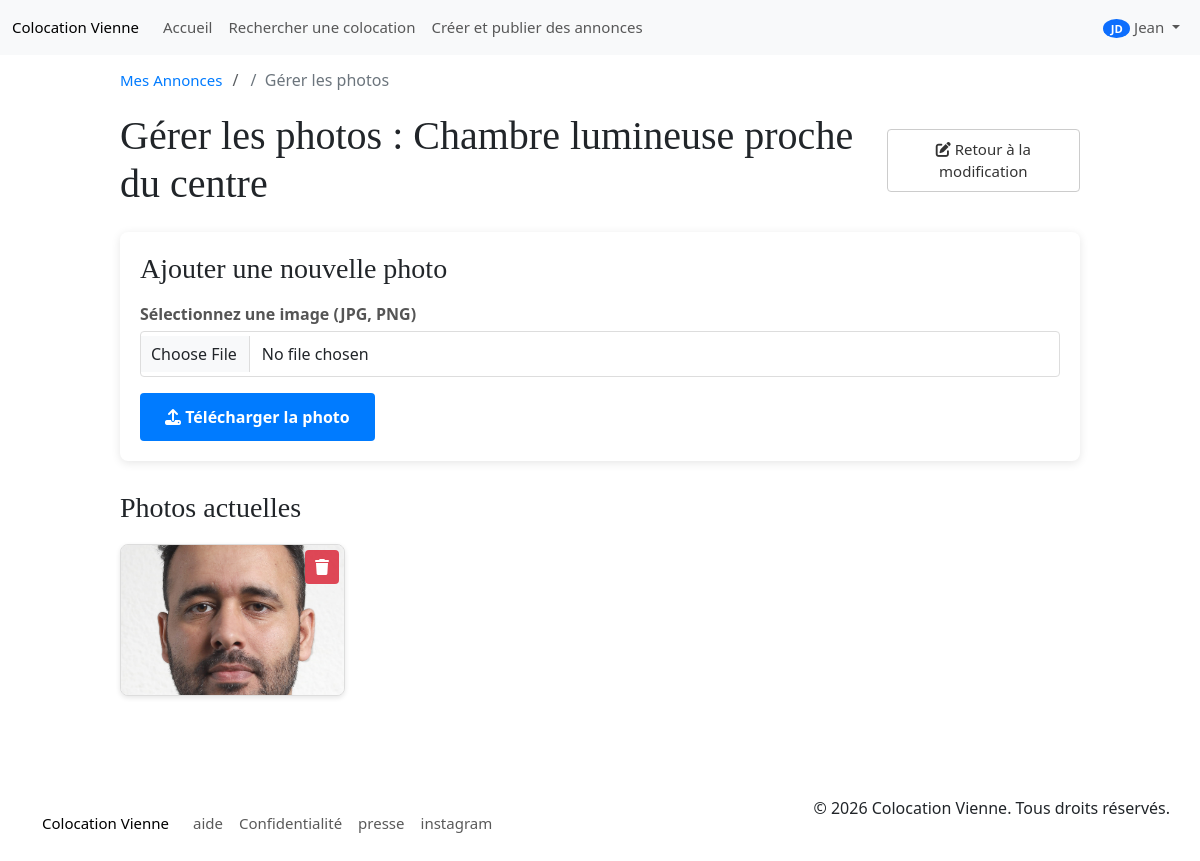
/pages/modifier_photos.php?id_annonce=4 (signed in), run on the app's committed database.
### tables this page shows
CREATE TABLE `utilisateur` (
  `id_utilisateur` int(11) NOT NULL,
  `nom` varchar(40) NOT NULL,
  `email` varchar(100) NOT NULL,
  `mot_de_passe` varchar(100) NOT NULL,
  `situation_professionnel` varchar(40) NOT NULL,
  `garant` tinyint(1) NOT NULL,
  `retraite` decimal(10,2) NOT NULL,
  `caisse_allocation_familial` decimal(10,2) NOT NULL,
  `date_naissance` date NOT NULL,
  `photo_profil` varchar(250) NOT NULL,
  `salaire_mensuel_net` decimal(10,2) NOT NULL,
  `prenom` varchar(40) NOT NULL,
  `revenu_fiscal` varchar(50) NOT NULL,
  `id_role` int(11) NOT NULL,
  `type_compte` enum('colocataire','propriétaire') DEFAULT 'colocataire',
  `last_activity` datetime DEFAULT NULL
);

CREATE TABLE `annonce` (
  `id_annonce` int(11) NOT NULL,
  `titre` varchar(50) NOT NULL,
  `adresse_1` varchar(255) NOT NULL,
  `adresse_2` varchar(255) DEFAULT NULL,
  `adresse_3` varchar(255) DEFAULT NULL,
  `adresse_4` varchar(255) DEFAULT NULL,
  `ville` varchar(50) NOT NULL,
  `code_postal` int(11) NOT NULL,
  `loyer_location_chez_habitant` decimal(10,2) NOT NULL,
  `description` text NOT NULL,
  `surface_logement` decimal(10,2) NOT NULL,
  `surface_chambres` decimal(10,2) NOT NULL,
  `nombre_chambre` int(11) NOT NULL,
  `date_expiration` date DEFAULT NULL,
  `date_publication` date NOT NULL,
  `date_modification` date NOT NULL,
  `carte_coordonnee_GPS` varchar(40) DEFAULT NULL,
  `date_cloture` date DEFAULT NULL,
  `loyer_colocation` decimal(10,2) NOT NULL
);

CREATE TABLE `photo` (
  `id_photo` int(11) NOT NULL,
  `url` varchar(250) NOT NULL
);

### app/Core/Config.php (called while the page is built, shortened)
<?php
class Config {
    public static function getBaseUrl() {
        return getenv('APP_BASE_URL') ?: '/';
    }
    public static function url($path = '') {
        return rtrim(self::getBaseUrl(), '/') . '/' . ltrim($path, '/');
    }
    public static function asset($path = '') {
        return rtrim(self::getBaseUrl(), '/') . '/assets/' . ltrim($path, '/');
    }
}

### init.php (called while the page is built, shortened)
<?php
if (!defined('COLOCATION_INIT_LOADED')) {
    require_once __DIR__ . '/app/Core/Autoloader.php';
    try {
        $userDAO = $GLOBALS['userDAO'];
    } catch (Exception $e) {
        error_log("Initialization error: " . $e->getMessage());
    }
}

### app/Models/DAO.php (called while the page is built, shortened)
<?php
abstract class DAO {
    protected ?PDO $db;
    protected string $table_name;
    protected string $primary_key;
    public function __construct(string $table_name, string $primary_key = 'id') {
        $this->db = Database::getInstance()->getConnection();
        $this->table_name = $table_name;
        $this->primary_key = $primary_key;
    }
    public function getById(int $id): ?object {
        $query = "SELECT * FROM " . $this->table_name . " WHERE " . $this->primary_key . " = :id";
        $stmt = $this->db->prepare($query);
        $stmt->bindParam(':id', $id, PDO::PARAM_INT);
        $stmt->execute();
        $result = $stmt->fetch();
        return $result ? $this->hydrate($result) : null;
    }
}

### app/Core/Autoloader.php (called while the page is built, shortened)
<?php
spl_autoload_register(function ($class) {
    $prefix = 'App\\';
    $base_dir = __DIR__ . '/../';
    $len = strlen($prefix);
    $relative_class = substr($class, $len);
    $file = $base_dir . str_replace('\\', '/', $relative_class) . '.php';
});

### app/Core/Database.php (called while the page is built, shortened)
<?php
class Database {
    private ?PDO $conn = null;
    private function __construct() {
        $this->host = getenv("MYSQL_HOST") ?: "localhost";
        $this->db_name = getenv("MYSQL_DATABASE") ?: "colocation";
        $this->username = getenv("MYSQL_USER") ?: "root";
        $this->password = getenv("MYSQL_PASSWORD") ?: "";
        $max_retries = 5;
        $retry_count = 0;
        $connected = false;
        while (!$connected && $retry_count < $max_retries) {
            try {
                $this->conn = new PDO("mysql:host={$this->host};dbname={$this->db_name};charset=utf8", $this->username, $this->password);
                $this->conn->setAttribute(PDO::ATTR_ERRMODE, PDO::ERRMODE_EXCEPTION);
                $this->conn->setAttribute(PDO::ATTR_DEFAULT_FETCH_MODE, PDO::FETCH_ASSOC);
                $connected = true;
            } catch (PDOException $exception) {
                $retry_count++;
                if ($retry_count >= $max_retries) {
                    throw new \RuntimeException("Connection error (Host: {$this->host}): " . $exception->getMessage());
                }
                sleep(2);
            }
        }
    }
    public static function getInstance(): Database {
        static $instance = null;
        if ($instance === null) {
            $instance = new Database();
        }
        return $instance;
    }
    public function getConnection(): ?PDO {
        return $this->conn;
    }
}

### app/Models/UserDAO.php (called while the page is built, shortened)
<?php
class UserDAO extends \App\Models\DAO {
    protected function hydrate(array $row): User {
        return new User($row);
    }
}

### app/Models/User.php (called while the page is built, shortened)
<?php
class User {
    private string $prenom;
    private string $nom;
    private string $photo_profil;
    public function __construct(array $data) {
        $this->prenom = $data['prenom'] ?? '';
        $this->nom = $data['nom'] ?? '';
        $this->photo_profil = $data['photo_profil'] ?? '';
    }
    public function getPrenom(): string { return $this->prenom; }
    public function getNom(): string { return $this->nom; }
    public function getPhotoProfil(): string { return $this->photo_profil; }
}

### app/Models/AnnonceDAO.php (called while the page is built, shortened)
<?php
class AnnonceDAO extends \App\Models\DAO {
    protected function hydrate(array $row): Annonce {
        return new Annonce($row);
    }
    public function getPhotos(int $idAnnonce): array {
        $query = "SELECT p.* FROM photo p
                  JOIN annonce_photo ap ON p.id_photo = ap.id_photo
                  WHERE ap.id_annonce = :id";
        $stmt = $this->db->prepare($query);
        $stmt->execute(['id' => $idAnnonce]);
        return $stmt->fetchAll();
    }
}

### app/Models/Annonce.php (called while the page is built, shortened)
<?php
class Annonce {
    private string $titre;
    public function __construct(array $data) {
        $this->titre = $data['titre'] ?? '';
    }
    public function getTitre(): string { return $this->titre; }
}

### pages/modifier_photos.php (the view, shortened to what this page needs)
<?php
require_once(__DIR__ . "/../init.php");
$idAnnonce = (int)($_GET['id_annonce'] ?? 0);
$annonceDAO = new AnnonceDAO();
$annonce = $annonceDAO->getById($idAnnonce);
$photos = $annonceDAO->getPhotos($idAnnonce);
?>
<!DOCTYPE html>
<html lang="fr">
<head>
    <link rel="stylesheet" href="../css/style.css">
    <link rel="stylesheet" href="https://cdnjs.cloudflare.com/ajax/libs/font-awesome/6.0.0/css/all.min.css">
</head>
<body>
    <?php require_once(__DIR__ . "/../app/Views/partials/header.php"); ?>
    <div class="container mt-5" style="max-width: 1000px; margin: 0 auto; padding: 20px;">
        <nav aria-label="breadcrumb">
            <ol class="breadcrumb" style="background: none; padding: 0; margin-bottom: 20px; display: flex; list-style: none;">
                <li class="breadcrumb-item"><a href="page_annonce.php" style="color: #007bff; text-decoration: none;">Mes Annonces</a></li>
                <li class="breadcrumb-item" style="padding-left: 10px; color: #6c757d;">&nbsp;/&nbsp; Gérer les photos</li>
            </ol>
        </nav>
        <div class="d-flex justify-content-between align-items-center mb-4" style="display: flex; justify-content: space-between; align-items: center; margin-bottom: 30px;">
            <h1 style="margin: 0;">Gérer les photos : <?php echo htmlspecialchars($annonce->getTitre()); ?></h1>
            <a href="<?php echo \App\Core\Config::url('annonce/edit') . '?id=' . $idAnnonce; ?>" class="btn btn-outline-secondary" style="border: 1px solid #ccc; padding: 8px 15px; border-radius: 4px; text-decoration: none; color: #333; font-size: 14px;">
                <i class="fas fa-edit"></i> Retour à la modification
            </a>
        </div>
        <div class="upload-section">
            <h3 style="margin-top: 0;">Ajouter une nouvelle photo</h3>
            <form action="<?php echo \App\Core\Config::url('annonce/upload-photo'); ?>" method="POST" enctype="multipart/form-data" class="mt-3">
                <div class="mb-3" style="margin-bottom: 15px;">
                    <label style="display: block; margin-bottom: 5px; font-weight: bold; color: #555;">Sélectionnez une image (JPG, PNG)</label>
                    <input type="file" name="photo" class="form-control" accept="image/*" required style="width: 100%; padding: 10px; border: 1px solid #ddd; border-radius: 4px; box-sizing: border-box;">
                </div>
                <button type="submit" class="btn btn-primary" style="background: #007bff; color: white; border: none; padding: 12px 25px; border-radius: 4px; cursor: pointer; font-weight: bold;">
                    <i class="fas fa-upload"></i> Télécharger la photo
                </button>
            </form>
        </div>
        <h3>Photos actuelles</h3>
        <div class="photo-grid">
            <?php if (empty($photos)): ?>
                <div style="grid-column: 1 / -1; text-align: center; padding: 40px; background: #f8f9fa; border-radius: 8px; border: 2px dashed #dee2e6;">
                    <i class="fas fa-images" style="font-size: 48px; color: #adb5bd; margin-bottom: 15px;"></i>
                    <p style="color: #6c757d; margin: 0;">Aucune photo n'a encore été ajoutée pour cette annonce.</p>
                </div>
            <?php else: ?>
                <?php foreach ($photos as $p): ?>
                    <?php
                        $url = $p['url'];
                        $isExternal = (strpos($url, 'http') === 0);
                        $displayPath = $isExternal ? $url : \App\Core\Config::url($url);
                    ?>
                    <div class="photo-card">
                        <img src="<?php echo htmlspecialchars($displayPath); ?>" alt="Photo annonce">
                        <form action="<?php echo \App\Core\Config::url('annonce/delete-photo'); ?>" method="POST" onsubmit="return confirm('Supprimer cette photo ?');">
                            <button type="submit" class="delete-btn" title="Supprimer">
                                <i class="fas fa-trash"></i>
                            </button>
                        </form>
                    </div>
                <?php endforeach; ?>
            <?php endif; ?>
        </div>
    </div>
    <div style="margin-top: 50px;">
        <?php require_once(__DIR__ . "/../app/Views/partials/footer.php"); ?>
</body>
</html>

### app/Views/partials/header.php (shortened to what this page needs)
<?php
global $userDAO, $messageDAO;
function getUserAvatar($user_id, $userDAO) {
    try {
        $user = $userDAO->getById($user_id);
        if ($user && !empty($user->getPhotoProfil())) {
            $server_path = $_SERVER['DOCUMENT_ROOT'] . Config::url("pages/be/" . $user->getPhotoProfil());
        }
        $initials = '';
        if ($user) {
            if (!empty($user->getPrenom()) && !empty($user->getNom())) {
                $initials = strtoupper(substr($user->getPrenom(), 0, 1) . substr($user->getNom(), 0, 1));
            } elseif (!empty($user->getPrenom())) {
                $initials = strtoupper(substr($user->getPrenom(), 0, 2));
            } else {
                $initials = 'U';
            }
        } else {
            $initials = 'U';
        }
        return [
            'src' => '',
            'initials' => $initials,
            'has_photo' => false
        ];
    } catch (Exception $e) {
        error_log("Error in getUserAvatar: " . $e->getMessage());
        return [
            'src' => '',
            'initials' => 'U',
            'has_photo' => false
        ];
    }
}
$avatarData = null;
if (!empty($_SESSION['isLoggedin']) && isset($_SESSION['user_id'])) {
    try {
        $avatarData = getUserAvatar($_SESSION['user_id'], $userDAO);
    } catch (Exception $e) {
        error_log("Avatar fetch error: " . $e->getMessage());
        $avatarData = [
            'src' => '',
            'initials' => 'U',
            'has_photo' => false
        ];
    }
}
?>
<!DOCTYPE html>
<html lang="fr">
<head>
    <link rel="stylesheet" href="https://cdnjs.cloudflare.com/ajax/libs/font-awesome/6.5.1/css/all.min.css" />
    <link rel="stylesheet" href="<?php echo Config::asset('style/style.css'); ?>">
    <link href="https://cdn.jsdelivr.net/npm/bootstrap@5.3.3/dist/css/bootstrap.min.css" rel="stylesheet">
</head>
<body>
   <nav class="navbar navbar-expand-lg fixed-top bg-body-tertiary">
     <div class="container-fluid">
      <a class="navbar-brand" href="<?php echo Config::url('home'); ?>">Colocation Vienne</a>
      <div class="collapse navbar-collapse" id="navbarNav">
        <ul class="navbar-nav me-auto">
          <li class="nav-item">
            <a class="nav-link" aria-current="page" href="<?php echo Config::url('home'); ?>">Accueil</a>
          </li>
          <li class="nav-item">
            <a class="nav-link" href="<?php echo Config::url('pages/recherche.php'); ?>">Rechercher une colocation</a>
          </li>
          <li class="nav-item">
            <a class="nav-link" href="<?php echo Config::url('create'); ?>">Créer et publier des annonces</a>
          </li>
        </ul>
        <ul class="navbar-nav">
          <?php if (empty($_SESSION['isLoggedin'])): ?>
            <li class="nav-item">
              <a class="nav-link" href="<?php echo Config::url('auth/register'); ?>">
                <i class="fas fa-user-plus"></i> Inscription
              </a>
            </li>
            <li class="nav-item">
              <a class="nav-link" href="<?php echo Config::url('auth/login'); ?>">
                <i class="fas fa-sign-in-alt"></i> Connexion
              </a>
            </li>
          <?php else: ?>
            <li class="nav-item dropdown">
              <a class="nav-link dropdown-toggle" href="#" id="profileDropdown" role="button" data-bs-toggle="dropdown" aria-expanded="false">
                <?php if ($avatarData && $avatarData['has_photo']): ?>
                  <img src="<?php echo htmlspecialchars($avatarData['src']); ?>" alt="Profile" style="width: 32px; height: 32px; border-radius: 50%;">
                <?php else: ?>
                  <span class="badge bg-primary rounded-circle"><?php echo htmlspecialchars($avatarData['initials'] ?? 'U'); ?></span>
                <?php endif; ?>
                <?php echo htmlspecialchars($_SESSION['user_prenom'] ?? 'Mon compte'); ?>
              </a>
            </li>
          <?php endif; ?>
        </ul>
      </div>
    </div>
  </nav>

### assets/style/style.css (style rules this page uses)
body { background-color: #eaebe4; }
h1, h3, h4 { font-family: "EB Garamond"; }
a { font-size: 15px !important; }

### pages/modifier_photos.php (style rules this page uses)
.photo-grid { display: grid; grid-template-columns: repeat(auto-fill, minmax(200px, 1fr)); gap: 20px; margin-top: 20px; }
.photo-card { position: relative; border: 1px solid #ddd; border-radius: 8px; overflow: hidden; background: #f9f9f9; box-shadow: 0 2px 5px rgba(0,0,0,0.1); }
.photo-card img { width: 100%; height: 150px; object-fit: cover; display: block; }
.delete-btn { position: absolute; top: 5px; right: 5px; background: rgba(220, 53, 69, 0.9); color: white; border: none; padding: 5px 10px; border-radius: 4px; cursor: pointer; transition: background 0.2s; }
.upload-section { background: #fff; padding: 20px; border-radius: 8px; box-shadow: 0 2px 10px rgba(0,0,0,0.1); margin-bottom: 30px; }

### data on the page
utilisateur: prenom+nom "JD"
annonce: titre "Chambre lumineuse proche du centre"
photo: url (picture)

### other printed values
$_SESSION['user_prenom'] "Jean"
